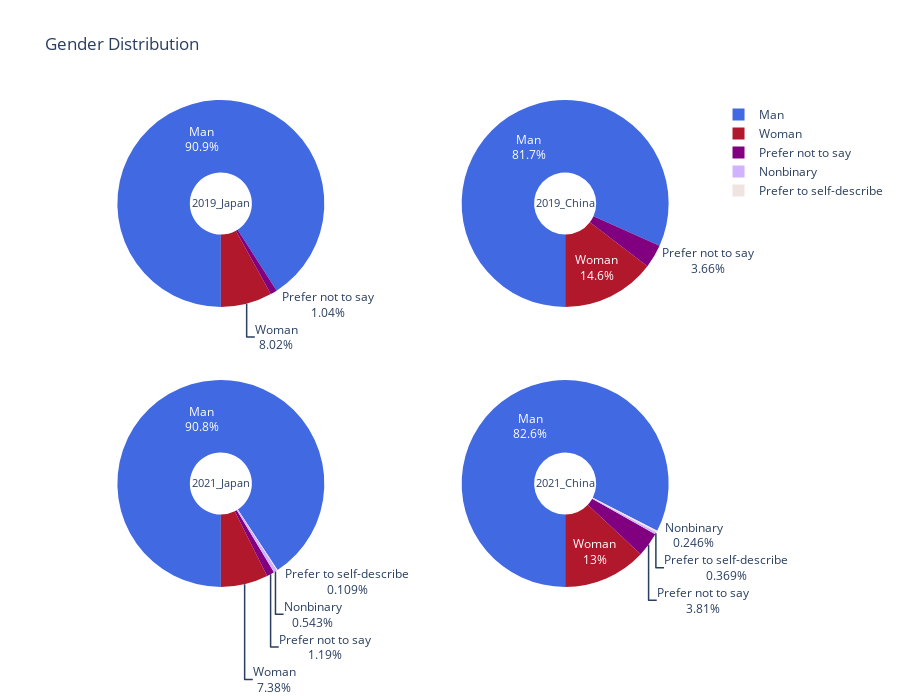

The notebook cell this image was saved under:
### Markdown cell above
# Gender Distribution
> ## What is your gender?

### Code cell
fig = make_subplots(rows=2, cols=2, specs=[[{'type':'domain'}, {'type':'domain'}],
                                           [{'type':'domain'}, {'type':'domain'}]])

fig.add_trace(go_Pie('2019_Japan', JP_age_series.value_counts()),1,1)
fig.add_trace(go_Pie('2019_China', CN_age_series.value_counts()),1,2)
fig.add_trace(go_Pie('2021_Japan', group(df21,'Japan','Q2')),2,1)
fig.add_trace(go_Pie('2021_China', group(df21,'China','Q2')),2,2)

fig.update_traces(marker=dict(colors=gen_colors[0:]),
                  rotation=180)
fig.update_layout(title_text='Gender Distribution',
                  showlegend=True,
                  autosize=True,
                  height=700)
fig.show()

### Figure 1 — Plotly figure (JSON) as saved in the notebook; plotly's stock layout.template omitted (floating-point values rounded to 4 significant figures)
{"data": [{"domain": {"x": [0, 0.45], "y": [0.575, 1]}, "hole": 0.3, "labels": ["Man", "Woman", "Prefer not to say"], "marker": {"colors": ["#4169E1", "#B2182B", "#81007F", "#D1B2FF", "#EFE4E2"]}, "rotation": 180, "textinfo": "label+percent", "title": {"text": "2019_Japan"}, "type": "pie", "values": [612, 54, 7]}, {"domain": {"x": [0.55, 1], "y": [0.575, 1]}, "hole": 0.3, "labels": ["Man", "Woman", "Prefer not to say"], "marker": {"colors": ["#4169E1", "#B2182B", "#81007F", "#D1B2FF", "#EFE4E2"]}, "rotation": 180, "textinfo": "label+percent", "title": {"text": "2019_China"}, "type": "pie", "values": [469, 84, 21]}, {"domain": {"x": [0, 0.45], "y": [0, 0.425]}, "hole": 0.3, "labels": ["Man", "Woman", "Prefer not to say", "Nonbinary", "Prefer to self-describe"], "marker": {"colors": ["#4169E1", "#B2182B", "#81007F", "#D1B2FF", "#EFE4E2"]}, "rotation": 180, "textinfo": "label+percent", "title": {"text": "2021_Japan"}, "type": "pie", "values": [836, 68, 11, 5, 1]}, {"domain": {"x": [0.55, 1], "y": [0, 0.425]}, "hole": 0.3, "labels": ["Man", "Woman", "Prefer not to say", "Prefer to self-describe", "Nonbinary"], "marker": {"colors": ["#4169E1", "#B2182B", "#81007F", "#D1B2FF", "#EFE4E2"]}, "rotation": 180, "textinfo": "label+percent", "title": {"text": "2021_China"}, "type": "pie", "values": [672, 106, 31, 3, 2]}], "layout": {"autosize": true, "height": 700, "showlegend": true, "title": {"text": "Gender Distribution"}}}
